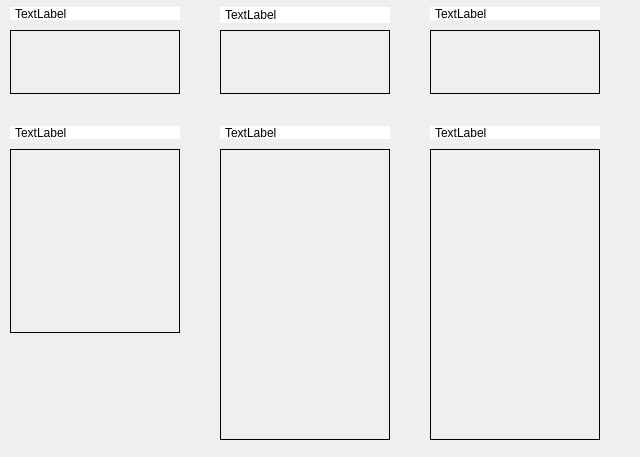
<?xml version="1.0" encoding="UTF-8"?>
<ui version="4.0">
 <class>OverdrivesPanel</class>
 <widget class="QWidget" name="OverdrivesPanel">
  <property name="geometry">
   <rect>
    <x>0</x>
    <y>0</y>
    <width>640</width>
    <height>457</height>
   </rect>
  </property>
  <property name="windowTitle">
   <string notr="true">Form</string>
  </property>
  <property name="styleSheet">
   <string notr="true">QLabel{
	background-color: white;
	padding: 2 2 2 2;
}</string>
  </property>
  <widget class="MyLabel" name="od_tidus_Text">
   <property name="geometry">
    <rect>
     <x>10</x>
     <y>7</y>
     <width>170</width>
     <height>13</height>
    </rect>
   </property>
   <property name="text">
    <string notr="true">TextLabel</string>
   </property>
  </widget>
  <widget class="MyLabel" name="od_auron_Text">
   <property name="geometry">
    <rect>
     <x>220</x>
     <y>7</y>
     <width>170</width>
     <height>16</height>
    </rect>
   </property>
   <property name="text">
    <string notr="true">TextLabel</string>
   </property>
  </widget>
  <widget class="MyLabel" name="od_wakka_Text">
   <property name="geometry">
    <rect>
     <x>430</x>
     <y>7</y>
     <width>170</width>
     <height>13</height>
    </rect>
   </property>
   <property name="text">
    <string notr="true">TextLabel</string>
   </property>
  </widget>
  <widget class="MyLabel" name="od_kimahri_Text">
   <property name="geometry">
    <rect>
     <x>10</x>
     <y>126</y>
     <width>170</width>
     <height>13</height>
    </rect>
   </property>
   <property name="text">
    <string notr="true">TextLabel</string>
   </property>
  </widget>
  <widget class="MyLabel" name="od_lulu_Text">
   <property name="geometry">
    <rect>
     <x>220</x>
     <y>126</y>
     <width>170</width>
     <height>13</height>
    </rect>
   </property>
   <property name="text">
    <string notr="true">TextLabel</string>
   </property>
  </widget>
  <widget class="MyLabel" name="od_rikku_Text">
   <property name="geometry">
    <rect>
     <x>430</x>
     <y>126</y>
     <width>170</width>
     <height>13</height>
    </rect>
   </property>
   <property name="text">
    <string notr="true">TextLabel</string>
   </property>
  </widget>
  <widget class="QListWidget" name="od_tidus">
   <property name="geometry">
    <rect>
     <x>10</x>
     <y>30</y>
     <width>170</width>
     <height>64</height>
    </rect>
   </property>
   <property name="font">
    <font>
     <family>MS Sans Serif</family>
     <pointsize>8</pointsize>
    </font>
   </property>
   <property name="styleSheet">
    <string notr="true">QListWidget{background-color: rgba(255, 255, 255, 0);}
QListWidget::item{background-color: rgba(233, 233, 233, 220);}
QListWidget::item:selected{background-color: rgba(50, 150, 255, 220);}</string>
   </property>
   <property name="frameShape">
    <enum>QFrame::Box</enum>
   </property>
   <property name="frameShadow">
    <enum>QFrame::Plain</enum>
   </property>
   <property name="verticalScrollBarPolicy">
    <enum>Qt::ScrollBarAlwaysOff</enum>
   </property>
   <property name="selectionBehavior">
    <enum>QAbstractItemView::SelectRows</enum>
   </property>
  </widget>
  <widget class="QListWidget" name="od_auron">
   <property name="geometry">
    <rect>
     <x>220</x>
     <y>30</y>
     <width>170</width>
     <height>64</height>
    </rect>
   </property>
   <property name="font">
    <font>
     <family>MS Sans Serif</family>
     <pointsize>8</pointsize>
    </font>
   </property>
   <property name="styleSheet">
    <string notr="true">QListWidget{background-color: rgba(255, 255, 255, 0);}
QListWidget::item{background-color: rgba(233, 233, 233, 220);}
QListWidget::item:selected{background-color: rgba(50, 150, 255, 220);}</string>
   </property>
   <property name="frameShape">
    <enum>QFrame::Box</enum>
   </property>
   <property name="frameShadow">
    <enum>QFrame::Plain</enum>
   </property>
   <property name="verticalScrollBarPolicy">
    <enum>Qt::ScrollBarAlwaysOff</enum>
   </property>
   <property name="selectionBehavior">
    <enum>QAbstractItemView::SelectRows</enum>
   </property>
  </widget>
  <widget class="QListWidget" name="od_wakka">
   <property name="geometry">
    <rect>
     <x>430</x>
     <y>30</y>
     <width>170</width>
     <height>64</height>
    </rect>
   </property>
   <property name="font">
    <font>
     <family>MS Sans Serif</family>
     <pointsize>8</pointsize>
    </font>
   </property>
   <property name="styleSheet">
    <string notr="true">QListWidget{background-color: rgba(255, 255, 255, 0);}
QListWidget::item{background-color: rgba(233, 233, 233, 220);}
QListWidget::item:selected{background-color: rgba(50, 150, 255, 220);}</string>
   </property>
   <property name="frameShape">
    <enum>QFrame::Box</enum>
   </property>
   <property name="frameShadow">
    <enum>QFrame::Plain</enum>
   </property>
   <property name="verticalScrollBarPolicy">
    <enum>Qt::ScrollBarAlwaysOff</enum>
   </property>
   <property name="selectionBehavior">
    <enum>QAbstractItemView::SelectRows</enum>
   </property>
  </widget>
  <widget class="QListWidget" name="od_kimahri">
   <property name="geometry">
    <rect>
     <x>10</x>
     <y>149</y>
     <width>170</width>
     <height>184</height>
    </rect>
   </property>
   <property name="font">
    <font>
     <family>MS Sans Serif</family>
     <pointsize>8</pointsize>
    </font>
   </property>
   <property name="styleSheet">
    <string notr="true">QListWidget{background-color: rgba(255, 255, 255, 0);}
QListWidget::item{background-color: rgba(233, 233, 233, 220);}
QListWidget::item:selected{background-color: rgba(50, 150, 255, 220);}</string>
   </property>
   <property name="frameShape">
    <enum>QFrame::Box</enum>
   </property>
   <property name="frameShadow">
    <enum>QFrame::Plain</enum>
   </property>
   <property name="verticalScrollBarPolicy">
    <enum>Qt::ScrollBarAlwaysOff</enum>
   </property>
   <property name="selectionBehavior">
    <enum>QAbstractItemView::SelectRows</enum>
   </property>
  </widget>
  <widget class="QListWidget" name="od_lulu">
   <property name="geometry">
    <rect>
     <x>220</x>
     <y>149</y>
     <width>170</width>
     <height>291</height>
    </rect>
   </property>
   <property name="font">
    <font>
     <family>MS Sans Serif</family>
     <pointsize>8</pointsize>
    </font>
   </property>
   <property name="styleSheet">
    <string notr="true">QListWidget{background-color: rgba(255, 255, 255, 0);}
QListWidget::item{background-color: rgba(233, 233, 233, 220);}
QListWidget::item:selected{background-color: rgba(50, 150, 255, 220);}</string>
   </property>
   <property name="frameShape">
    <enum>QFrame::Box</enum>
   </property>
   <property name="frameShadow">
    <enum>QFrame::Plain</enum>
   </property>
   <property name="selectionBehavior">
    <enum>QAbstractItemView::SelectRows</enum>
   </property>
  </widget>
  <widget class="QListWidget" name="od_rikku">
   <property name="geometry">
    <rect>
     <x>430</x>
     <y>149</y>
     <width>170</width>
     <height>291</height>
    </rect>
   </property>
   <property name="font">
    <font>
     <family>MS Sans Serif</family>
     <pointsize>8</pointsize>
    </font>
   </property>
   <property name="styleSheet">
    <string notr="true">QListWidget{background-color: rgba(255, 255, 255, 0);}
QListWidget::item{background-color: rgba(233, 233, 233, 220);}
QListWidget::item:selected{background-color: rgba(50, 150, 255, 220);}</string>
   </property>
   <property name="frameShape">
    <enum>QFrame::Box</enum>
   </property>
   <property name="frameShadow">
    <enum>QFrame::Plain</enum>
   </property>
   <property name="selectionBehavior">
    <enum>QAbstractItemView::SelectRows</enum>
   </property>
  </widget>
 </widget>
 <customwidgets>
  <customwidget>
   <class>MyLabel</class>
   <extends>QLabel</extends>
   <header>MyLabel.hpp</header>
  </customwidget>
 </customwidgets>
 <resources/>
 <connections/>
</ui>
